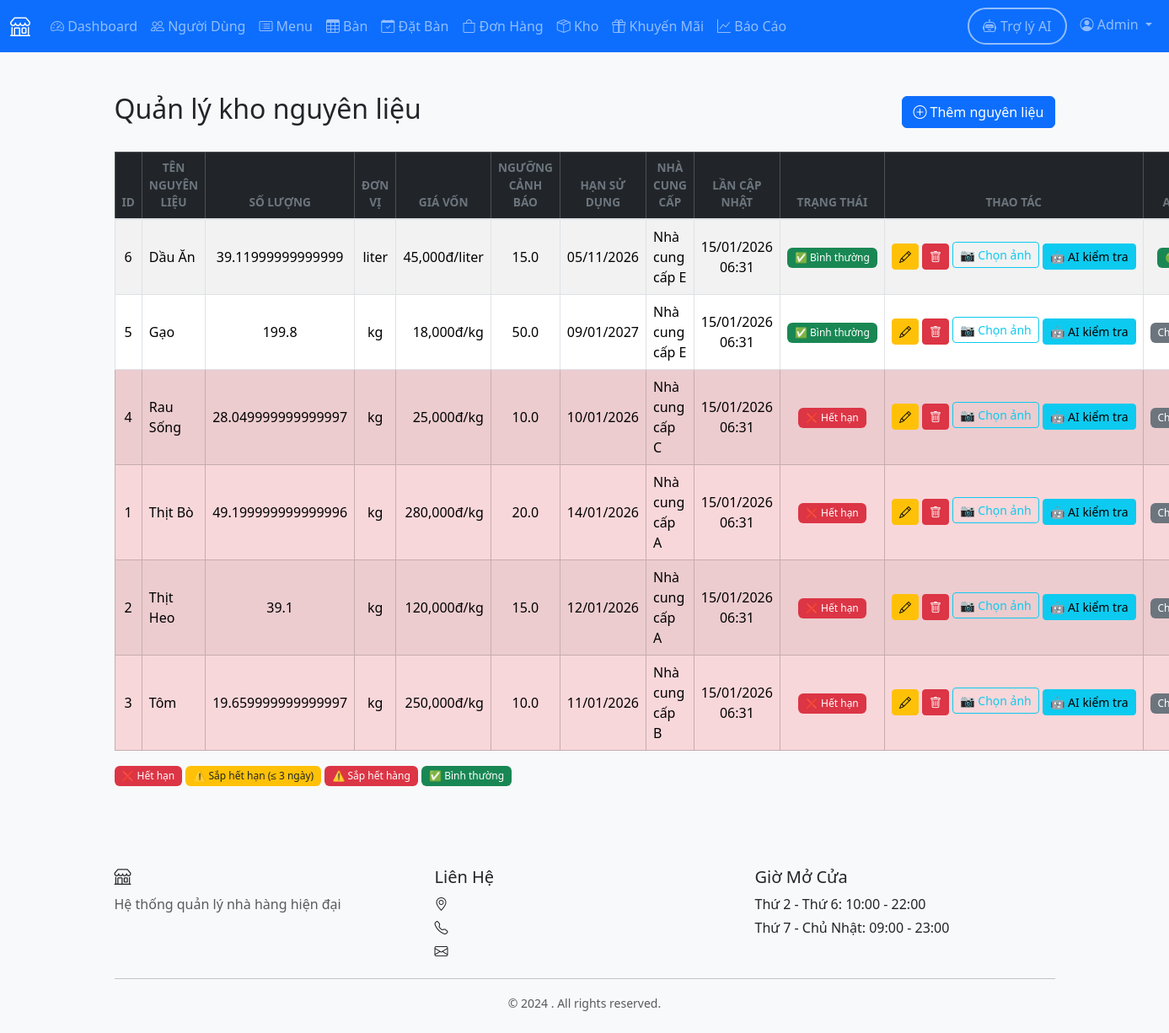
Page /admin/inventory (signed in) on the committed database.
### models.py (models this page shows, shortened)
class User(UserMixin, db.Model):
    __tablename__ = 'users'
    user_id = db.Column(db.Integer, primary_key=True)
    name = db.Column(db.String(100), nullable=False)
    email = db.Column(db.String(120), unique=True, nullable=False)
    password_hash = db.Column(db.String(255), nullable=False)
    phone = db.Column(db.String(20))
    role = db.Column(db.String(20), nullable=False, default='customer')
    employee_type = db.Column(db.String(50))
    created_at = db.Column(db.DateTime, default=datetime.utcnow)
    active = db.Column(db.Boolean, default=True)
    health_check_date = db.Column(db.Date, nullable=True)
    reservations = db.relationship('Reservation', backref='customer', lazy=True)
    orders = db.relationship('Order', foreign_keys='Order.customer_id', backref='customer', lazy=True)
    feedbacks = db.relationship('Feedback', backref='customer', lazy=True)

class Inventory(db.Model):
    __tablename__ = 'inventory'
    item_id = db.Column(db.Integer, primary_key=True)
    name = db.Column(db.String(100), nullable=False)
    quantity = db.Column(db.Float, nullable=False, default=0)
    unit = db.Column(db.String(20), nullable=False)  # kg, liter, piece
    unit_cost = db.Column(db.Float, default=0)  # Giá vốn trên mỗi đơn vị (VND)
    threshold = db.Column(db.Float, default=10)  # Ngưỡng cảnh báo
    last_updated = db.Column(db.DateTime, default=datetime.utcnow)
    supplier = db.Column(db.String(100))
    ai_status = db.Column(db.String(20))       # safe | warning | unsafe
    ai_checked_at = db.Column(db.DateTime)
    expiry_date = db.Column(db.Date, nullable=True)
    def is_low_stock(self):
        return self.quantity <= self.threshold
    def is_expired(self):
        return self.expiry_date and self.expiry_date < date.today()
    def is_near_expiry(self, days=3):
        if not self.expiry_date:
            return False
        return 0 <= (self.expiry_date - date.today()).days <= days
    inspections = db.relationship(
        "InventoryInspection",
        backref="inventory",
        lazy=True,
        order_by="desc(InventoryInspection.inspected_at)"
    )

### routes/admin.py (the view)
@bp.route('/inventory')
@login_required
@admin_required
def inventory():
    inventory_items = Inventory.query.order_by(Inventory.name).all()
    return render_template('admin/inventory.html', inventory=inventory_items)

### routes/admin.py (called while the page is built)
def admin_required(f):
    from functools import wraps
    @wraps(f)
    def decorated_function(*args, **kwargs):
        if not current_user.is_authenticated or current_user.role != 'admin':
            flash('Bạn không có quyền truy cập trang này.', 'danger')
            return redirect(url_for('auth.login'))
        return f(*args, **kwargs)
    return decorated_function

### templates/admin/inventory.html (shortened to what this page needs)
{% extends "base.html" %}
{% block content %}
<div class="container mt-4">
    <div class="d-flex justify-content-between align-items-center mb-4">
        <h2>Quản lý kho nguyên liệu</h2>
        <a href="{{ url_for('admin.add_inventory_item') }}" class="btn btn-primary">
            <i class="bi bi-plus-circle"></i> Thêm nguyên liệu
        </a>
    </div>
    <table class="table table-bordered table-hover table-striped align-middle">
        <thead class="table-dark text-center">
            <tr>
                <th>ID</th>
                <th>Tên nguyên liệu</th>
                <th>Số lượng</th>
                <th>Đơn vị</th>
                <th>Giá vốn</th>
                <th>Ngưỡng cảnh báo</th>
                <th>Hạn sử dụng</th>
                <th>Nhà cung cấp</th>
                <th>Lần cập nhật</th>
                <th>Trạng thái</th>
                <th>Thao tác</th>
                <th>AI VSATTP</th>
            </tr>
        </thead>
        <tbody>
            {% for item in inventory %}
            <tr class="
                {% if item.is_expired() %}
                    table-danger
                {% elif item.is_near_expiry(3) %}
                    table-warning
                {% elif item.is_low_stock() %}
                    table-info
                {% endif %}
                ">
                <td class="text-center">{{ item.item_id }}</td>
                <td>{{ item.name }}</td>
                <td class="text-center">{{ item.quantity }}</td>
                <td class="text-center">{{ item.unit }}</td>
                <td class="text-end">{{ '{:,.0f}'.format(item.unit_cost or 0) }}đ/{{ item.unit }}</td>
                <td class="text-center">{{ item.threshold }}</td>
                <td class="text-center">
                    {% if item.expiry_date %}
                    {{ item.expiry_date.strftime('%d/%m/%Y') }}
                    {% else %}
                    <span class="text-muted">Không có</span>
                    {% endif %}
                </td>
                <td>{{ item.supplier or '-' }}</td>
                <td class="text-center">
                    {{ item.last_updated.strftime('%d/%m/%Y %H:%M') }}
                </td>
                <td class="text-center">
                    {% if item.is_expired() %}
                    <span class="badge bg-danger">
                        ❌ Hết hạn
                    </span>
                    {% elif item.is_near_expiry(3) %}
                    <span class="badge bg-warning text-dark">
                        ⚠️ Sắp hết hạn
                    </span>
                    {% elif item.is_low_stock() %}
                    <span class="badge bg-danger">
                        ⚠️ Sắp hết hàng
                    </span>
                    {% else %}
                    <span class="badge bg-success">
                        ✅ Bình thường
                    </span>
                    {% endif %}
                </td>
                <td class="text-nowrap text-center">
                    <a href="{{ url_for('admin.edit_inventory_item', item_id=item.item_id) }}"
                        class="btn btn-sm btn-warning">
                        <i class="bi bi-pencil"></i>
                    </a>
                    <form method="POST" action="{{ url_for('admin.delete_inventory_item', item_id=item.item_id) }}"
                        style="display:inline;"
                        onsubmit="return confirm('Bạn có chắc muốn xóa nguyên liệu này không?');">
                        <button type="submit" class="btn btn-sm btn-danger">
                            <i class="bi bi-trash"></i>
                        </button>
                    </form>
                    <form method="POST" action="{{ url_for('admin.inspect_inventory', item_id=item.item_id) }}"
                        enctype="multipart/form-data" style="display:inline-block">
                        <label class="btn btn-sm btn-outline-info mb-1">
                            📷 Chọn ảnh
                        </label>
                        <button type="submit" class="btn btn-sm btn-info">
                            🤖 AI kiểm tra
                        </button>
                    </form>
                </td>
                <td class="text-center">
                    {% if item.ai_status %}
                    <span class="badge
                        {% if item.ai_status == 'safe' %}
                            bg-success
                        {% elif item.ai_status == 'warning' %}
                            bg-warning text-dark
                        {% else %}
                            bg-danger
                        {% endif %}" data-bs-toggle="tooltip" data-bs-placement="top" title="{{
                            item.inspections[0].ai_issues | replace(',', '&#10;')
                            if item.inspections and item.inspections[0].ai_issues
                            else 'Không phát hiện vấn đề'
                        }}">
                    </span>
                    {% else %}
                    <span class="badge bg-secondary">Chưa kiểm tra</span>
                    {% endif %}
                </td>
            </tr>
            {% else %}
            <tr>
                <td colspan="12" class="text-center">
                    Chưa có nguyên liệu nào trong kho
                </td>
            </tr>
            {% endfor %}
        </tbody>
    </table>
    <div class="mt-3">
        <span class="badge bg-danger">❌ Hết hạn</span>
        <span class="badge bg-warning text-dark">⚠️ Sắp hết hạn (≤ 3 ngày)</span>
        <span class="badge bg-danger">⚠️ Sắp hết hàng</span>
        <span class="badge bg-success">✅ Bình thường</span>
    </div>
</div>
{% endblock %}

### templates/base.html (shortened to what this page needs)
<!DOCTYPE html>
<html lang="vi">
<head>
    <link href="https://cdn.jsdelivr.net/npm/bootstrap@5.3.2/dist/css/bootstrap.min.css" rel="stylesheet">
    <link rel="stylesheet" href="https://cdn.jsdelivr.net/npm/bootstrap-icons@1.11.1/font/bootstrap-icons.css">
    <link rel="stylesheet" href="{{ url_for('static', filename='css/style.css') }}">
</head>
<body>
    {% if current_user.is_authenticated %}
    <nav class="navbar navbar-expand-lg navbar-dark bg-primary">
        <div class="container-fluid">
            <a class="navbar-brand" href="{{ url_for('index') }}">
                <i class="bi bi-shop"></i> {{ restaurant_name }}
            </a>
            <div class="collapse navbar-collapse" id="navbarNav">
                <ul class="navbar-nav me-auto">
                    {% if current_user.role == 'customer' %}
                        <li class="nav-item">
                            <a class="nav-link" href="{{ url_for('customer.dashboard') }}">
                                <i class="bi bi-house"></i> Dashboard
                            </a>
                        </li>
                        <li class="nav-item">
                            <a class="nav-link" href="{{ url_for('customer.menu') }}">
                                <i class="bi bi-card-list"></i> Menu
                            </a>
                        </li>
                        <li class="nav-item">
                            <a class="nav-link" href="{{ url_for('customer.reservation') }}">
                                <i class="bi bi-calendar-check"></i> Đặt Bàn
                            </a>
                        </li>
                        <li class="nav-item">
                            <a class="nav-link" href="{{ url_for('customer.my_orders') }}">
                                <i class="bi bi-bag"></i> Đơn Hàng
                            </a>
                        </li>
                        <li class="nav-item">
                            <a class="nav-link" href="{{ url_for('customer.promotions') }}">
                                <i class="bi bi-gift"></i> Khuyến Mãi
                            </a>
                        </li>
                    {% elif current_user.role == 'admin' %}
                        <li class="nav-item">
                            <a class="nav-link" href="{{ url_for('admin.dashboard') }}">
                                <i class="bi bi-speedometer2"></i> Dashboard
                            </a>
                        </li>
                        <li class="nav-item">
                            <a class="nav-link" href="{{ url_for('admin.users') }}">
                                <i class="bi bi-people"></i> Người Dùng
                            </a>
                        </li>
                        <li class="nav-item">
                            <a class="nav-link" href="{{ url_for('admin.menu') }}">
                                <i class="bi bi-card-list"></i> Menu
                            </a>
                        </li>
                        <li class="nav-item">
                            <a class="nav-link" href="{{ url_for('admin.tables') }}">
                                <i class="bi bi-table"></i> Bàn
                            </a>
                        </li>
                        <li class="nav-item">
                            <a class="nav-link" href="{{ url_for('admin.reservations') }}">
                                <i class="bi bi-calendar-check"></i> Đặt Bàn
                            </a>
                        </li>
                        <li class="nav-item">
                            <a class="nav-link" href="{{ url_for('admin.orders') }}">
                                <i class="bi bi-bag"></i> Đơn Hàng
                            </a>
                        </li>
                        <li class="nav-item">
                            <a class="nav-link" href="{{ url_for('admin.inventory') }}">
                                <i class="bi bi-box-seam"></i> Kho
                            </a>
                        </li>
                        <li class="nav-item">
                            <a class="nav-link" href="{{ url_for('admin.promotions') }}">
                                <i class="bi bi-gift"></i> Khuyến Mãi
                            </a>
                        </li>
                        <li class="nav-item">
                            <a class="nav-link" href="{{ url_for('admin.reports') }}">
                                <i class="bi bi-graph-up"></i> Báo Cáo
                            </a>
                        </li>
                    {% endif %}
                </ul>
                <ul class="navbar-nav">
                    <li class="nav-item">
                        <a class="nav-link btn btn-outline-primary rounded-pill px-3 me-2"
                           href="{{ url_for('chatbot.index') }}"
                           style="border: 2px solid; display: flex; align-items: center; gap: 5px;">
                            <i class="bi bi-robot"></i>
                            <span class="d-none d-lg-inline">Trợ lý AI</span>
                        </a>
                    </li>
                    <li class="nav-item dropdown">
                        <a class="nav-link dropdown-toggle" href="#" id="navbarDropdown" role="button" data-bs-toggle="dropdown">
                            <i class="bi bi-person-circle"></i> {{ current_user.name }}
                        </a>
                    </li>
                </ul>
            </div>
        </div>
    </nav>
    {% endif %}
    <main class="{% if current_user.is_authenticated %}py-4{% endif %}">
        {% block content %}{% endblock %}
    </main>
    {% if current_user.is_authenticated %}
    <footer class="bg-light mt-5 py-4">
        <div class="container">
            <div class="row">
                <div class="col-md-4">
                    <h5><i class="bi bi-shop"></i> {{ restaurant_name }}</h5>
                    <p class="text-muted">Hệ thống quản lý nhà hàng hiện đại</p>
                </div>
                <div class="col-md-4">
                    <h5>Liên Hệ</h5>
                    <p class="mb-1"><i class="bi bi-geo-alt"></i> {{ restaurant_address }}</p>
                    <p class="mb-1"><i class="bi bi-telephone"></i> {{ restaurant_phone }}</p>
                    <p class="mb-1"><i class="bi bi-envelope"></i> {{ restaurant_email }}</p>
                </div>
                <div class="col-md-4">
                    <h5>Giờ Mở Cửa</h5>
                    <p class="mb-1">Thứ 2 - Thứ 6: 10:00 - 22:00</p>
                    <p class="mb-1">Thứ 7 - Chủ Nhật: 09:00 - 23:00</p>
                </div>
            </div>
            <hr>
            <div class="text-center text-muted">
                <small>&copy; 2024 {{ restaurant_name }}. All rights reserved.</small>
            </div>
        </div>
    </footer>
    {% endif %}
</body>
</html>

### static/css/style.css (style rules this page uses)
:root { --primary-color: #0d6efd; --success-color: #198754; --warning-color: #ffc107; --danger-color: #dc3545; --info-color: #0dcaf0; }
body { font-family: 'Segoe UI', Tahoma, Geneva, Verdana, sans-serif; background-color: #f8f9fa; }
.navbar-brand { font-weight: 600; font-size: 1.5rem; }
.btn { transition: all 0.3s ease; }
.badge { font-weight: 500; padding: 0.5em 0.75em; }
.table { background-color: white; }
.table thead th { border-bottom: 2px solid #dee2e6; font-weight: 600; text-transform: uppercase; font-size: 0.85rem; color: #6c757d; }
.table tbody tr { transition: background-color 0.2s ease; }
footer { margin-top: auto; }

### rows in the picture
User: name "Admin"
Inventory: item_id "6", name "Dầu Ăn", quantity "39.11999999999999", unit "liter", unit_cost "45,000", threshold "15.0", expiry_date "05/11/2026", supplier "Nhà cung cấp E", last_updated "15/01/2026 06:31", shows "✅ Bình thường"
Inventory: item_id "5", name "Gạo", quantity "199.8", unit "kg", unit_cost "18,000", threshold "50.0", expiry_date "09/01/2027", supplier "Nhà cung cấp E", last_updated "15/01/2026 06:31", shows "✅ Bình thường", shows "Chưa kiểm tra"
Inventory: item_id "4", name "Rau Sống", quantity "28.049999999999997", unit "kg", unit_cost "25,000", threshold "10.0", expiry_date "10/01/2026", supplier "Nhà cung cấp C", last_updated "15/01/2026 06:31", shows "❌ Hết hạn", shows "Chưa kiểm tra"
Inventory: item_id "1", name "Thịt Bò", quantity "49.199999999999996", unit "kg", unit_cost "280,000", threshold "20.0", expiry_date "14/01/2026", supplier "Nhà cung cấp A", last_updated "15/01/2026 06:31", shows "❌ Hết hạn", shows "Chưa kiểm tra"
Inventory: item_id "2", name "Thịt Heo", quantity "39.1", unit "kg", unit_cost "120,000", threshold "15.0", expiry_date "12/01/2026", supplier "Nhà cung cấp A", last_updated "15/01/2026 06:31", shows "❌ Hết hạn", shows "Chưa kiểm tra"
Inventory: item_id "3", name "Tôm", quantity "19.659999999999997", unit "kg", unit_cost "250,000", threshold "10.0", expiry_date "11/01/2026", supplier "Nhà cung cấp B", last_updated "15/01/2026 06:31", shows "❌ Hết hạn", shows "Chưa kiểm tra"
